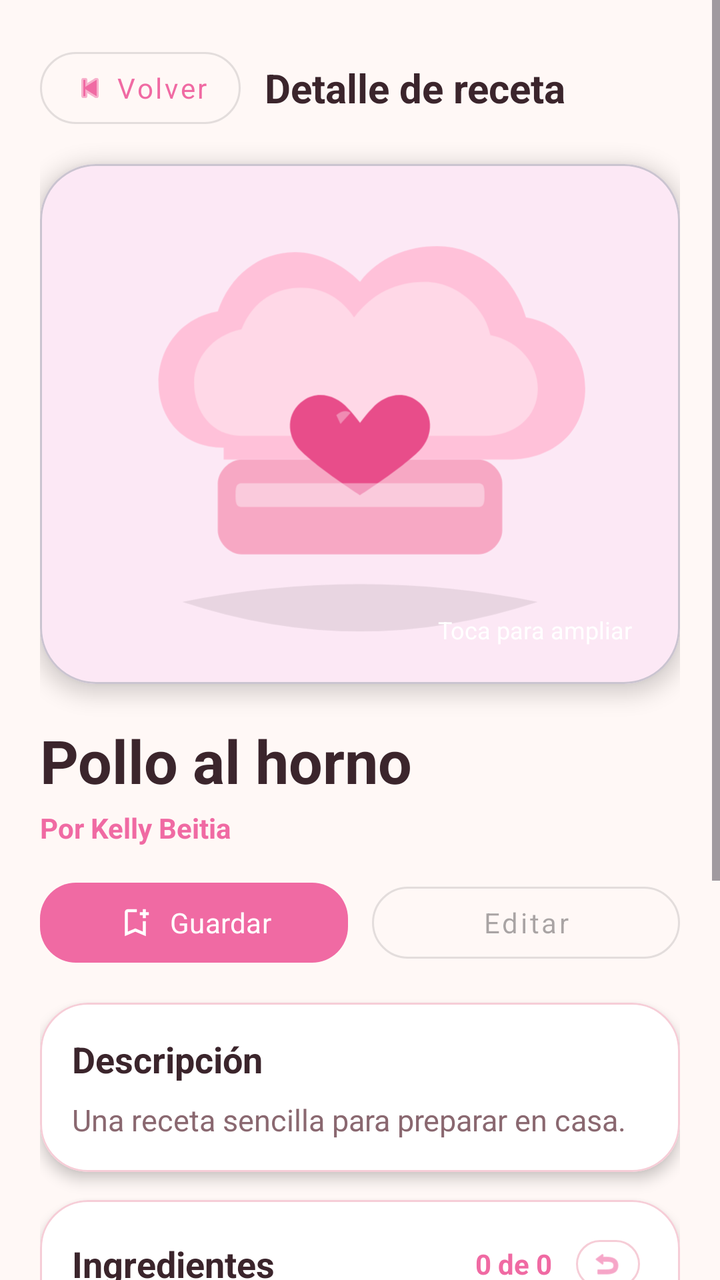
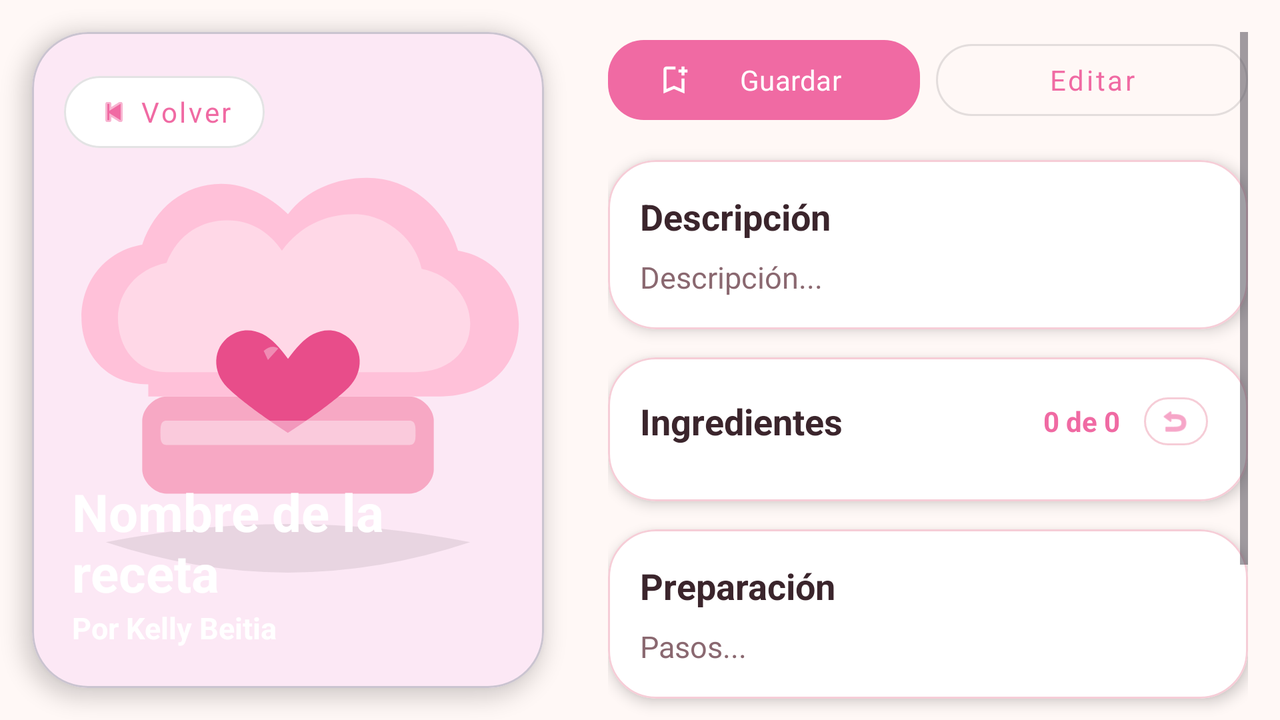

Two renders of one Android screen. The first uses the default layout on a phone; the second uses the alternative layout the repository ships for a different screen configuration, on a matching device. The two XML files are below.
<!-- AndroidManifest.xml: application theme Theme.Recetario -->
<!-- res/layout/fragment_recipe_detail.xml -->
<?xml version="1.0" encoding="utf-8"?>
<FrameLayout
    xmlns:android="http://schemas.android.com/apk/res/android"
    xmlns:app="http://schemas.android.com/apk/res-auto"
    xmlns:tools="http://schemas.android.com/tools"
    android:layout_width="match_parent"
    android:layout_height="match_parent"
    android:background="@color/recipe_background">

    <ScrollView
        android:layout_width="match_parent"
        android:layout_height="match_parent"
        android:fillViewport="true">

        <LinearLayout
            android:layout_width="match_parent"
            android:layout_height="wrap_content"
            android:orientation="vertical"
            android:padding="20dp">

            <LinearLayout
                android:layout_width="match_parent"
                android:layout_height="wrap_content"
                android:gravity="center_vertical"
                android:orientation="horizontal"
                android:layout_marginBottom="14dp">

                <com.google.android.material.button.MaterialButton
                    android:id="@+id/btnVolverDetalle"
                    style="@style/Widget.MaterialComponents.Button.OutlinedButton"
                    android:layout_width="wrap_content"
                    android:layout_height="48dp"
                    android:text="Volver"
                    android:textAllCaps="false"
                    app:cornerRadius="18dp"
                    app:icon="@android:drawable/ic_media_previous"
                    app:iconGravity="textStart" />

                <TextView
                    android:layout_width="0dp"
                    android:layout_height="wrap_content"
                    android:layout_marginStart="12dp"
                    android:layout_weight="1"
                    android:text="Detalle de receta"
                    android:textColor="@color/recipe_text_primary"
                    android:textSize="20sp"
                    android:textStyle="bold" />
            </LinearLayout>

            <com.google.android.material.card.MaterialCardView
                android:layout_width="match_parent"
                android:layout_height="260dp"
                app:cardCornerRadius="28dp"
                app:cardElevation="6dp">

                <FrameLayout
                    android:layout_width="match_parent"
                    android:layout_height="match_parent">

                    <ImageView
                        android:id="@+id/imgReceta"
                        android:layout_width="match_parent"
                        android:layout_height="match_parent"
                        android:contentDescription="Imagen de la receta"
                        android:scaleType="centerCrop"
                        android:src="@drawable/ic_launcher_foreground"
                        tools:src="@tools:sample/backgrounds/scenic" />

                    <TextView
                        android:layout_width="wrap_content"
                        android:layout_height="wrap_content"
                        android:layout_gravity="bottom|end"
                        android:layout_margin="12dp"
                        android:background="@drawable/bg_zoom_hint"
                        android:paddingStart="12dp"
                        android:paddingTop="7dp"
                        android:paddingEnd="12dp"
                        android:paddingBottom="7dp"
                        android:text="Toca para ampliar"
                        android:textColor="@android:color/white"
                        android:textSize="12sp" />
                </FrameLayout>
            </com.google.android.material.card.MaterialCardView>

            <TextView
                android:id="@+id/txtNombre"
                android:layout_width="match_parent"
                android:layout_height="wrap_content"
                android:layout_marginTop="18dp"
                android:textColor="@color/recipe_text_primary"
                android:textSize="30sp"
                android:textStyle="bold"
                tools:text="Pollo al horno" />

            <TextView
                android:id="@+id/txtUsuario"
                android:layout_width="match_parent"
                android:layout_height="wrap_content"
                android:layout_marginTop="4dp"
                android:textColor="@color/recipe_primary"
                android:textSize="14sp"
                android:textStyle="bold"
                tools:text="Por Kelly Beitia" />

            <LinearLayout
                android:layout_width="match_parent"
                android:layout_height="wrap_content"
                android:layout_marginTop="14dp"
                android:orientation="horizontal">

                <com.google.android.material.button.MaterialButton
                    android:id="@+id/btnFavorito"
                    android:layout_width="0dp"
                    android:layout_height="wrap_content"
                    android:layout_marginEnd="6dp"
                    android:layout_weight="1"
                    android:text="Guardar"
                    android:textAllCaps="false"
                    app:cornerRadius="18dp"
                    app:icon="@drawable/outline_bookmark_add_24"
                    app:iconGravity="textStart" />

                <com.google.android.material.button.MaterialButton
                    android:id="@+id/btnEditarReceta"
                    style="@style/Widget.MaterialComponents.Button.OutlinedButton"
                    android:layout_width="0dp"
                    android:layout_height="wrap_content"
                    android:layout_marginStart="6dp"
                    android:layout_weight="1"
                    android:enabled="false"
                    android:text="Editar"
                    android:textAllCaps="false"
                    android:visibility="gone"
                    app:cornerRadius="18dp"
                    tools:visibility="visible" />
            </LinearLayout>

            <com.google.android.material.card.MaterialCardView
                android:layout_width="match_parent"
                android:layout_height="wrap_content"
                android:layout_marginTop="16dp"
                app:cardBackgroundColor="@color/recipe_surface"
                app:cardCornerRadius="24dp"
                app:cardElevation="4dp"
                app:strokeColor="@color/recipe_outline"
                app:strokeWidth="1dp">

                <LinearLayout
                    android:layout_width="match_parent"
                    android:layout_height="wrap_content"
                    android:orientation="vertical"
                    android:padding="16dp">

                    <TextView
                        android:layout_width="match_parent"
                        android:layout_height="wrap_content"
                        android:text="Descripción"
                        android:textColor="@color/recipe_text_primary"
                        android:textSize="18sp"
                        android:textStyle="bold" />

                    <TextView
                        android:id="@+id/txtDescripcion"
                        android:layout_width="match_parent"
                        android:layout_height="wrap_content"
                        android:layout_marginTop="8dp"
                        android:lineSpacingExtra="3dp"
                        android:textColor="@color/recipe_text_secondary"
                        android:textSize="15sp"
                        tools:text="Una receta sencilla para preparar en casa." />
                </LinearLayout>
            </com.google.android.material.card.MaterialCardView>

            <com.google.android.material.card.MaterialCardView
                android:layout_width="match_parent"
                android:layout_height="wrap_content"
                android:layout_marginTop="14dp"
                app:cardBackgroundColor="@color/recipe_surface"
                app:cardCornerRadius="24dp"
                app:cardElevation="4dp"
                app:strokeColor="@color/recipe_outline"
                app:strokeWidth="1dp">

                <LinearLayout
                    android:layout_width="match_parent"
                    android:layout_height="wrap_content"
                    android:orientation="vertical"
                    android:padding="16dp">

                    <LinearLayout
                        android:layout_width="match_parent"
                        android:layout_height="wrap_content"
                        android:orientation="horizontal"
                        android:gravity="center_vertical">

                        <TextView
                            android:layout_width="0dp"
                            android:layout_height="wrap_content"
                            android:layout_weight="1"
                            android:text="Ingredientes"
                            android:textColor="@color/recipe_text_primary"
                            android:textSize="18sp"
                            android:textStyle="bold" />

                        <TextView
                            android:id="@+id/tvProgress"
                            android:layout_width="wrap_content"
                            android:layout_height="wrap_content"
                            android:text="0 de 0"
                            android:textColor="@color/recipe_primary"
                            android:textSize="14sp"
                            android:textStyle="bold"
                            android:layout_marginEnd="8dp" />

                        <com.google.android.material.button.MaterialButton
                            android:id="@+id/btnResetChecklist"
                            style="@style/Widget.Material3.Button.IconButton.Outlined"
                            android:layout_width="40dp"
                            android:layout_height="32dp"
                            android:padding="0dp"
                            app:iconGravity="textStart"
                            app:icon="@android:drawable/ic_menu_revert"
                            app:iconPadding="1dp"
                            app:iconSize="16dp"
                            app:strokeColor="@color/recipe_outline" />
                    </LinearLayout>

                    <LinearLayout
                        android:id="@+id/contenedorChecklist"
                        android:layout_width="match_parent"
                        android:layout_height="wrap_content"
                        android:layout_marginTop="8dp"
                        android:orientation="vertical" />
                </LinearLayout>
            </com.google.android.material.card.MaterialCardView>

            <com.google.android.material.card.MaterialCardView
                android:layout_width="match_parent"
                android:layout_height="wrap_content"
                android:layout_marginTop="14dp"
                android:layout_marginBottom="16dp"
                app:cardBackgroundColor="@color/recipe_surface"
                app:cardCornerRadius="24dp"
                app:cardElevation="4dp"
                app:strokeColor="@color/recipe_outline"
                app:strokeWidth="1dp">

                <LinearLayout
                    android:layout_width="match_parent"
                    android:layout_height="wrap_content"
                    android:orientation="vertical"
                    android:padding="16dp">

                    <TextView
                        android:layout_width="match_parent"
                        android:layout_height="wrap_content"
                        android:text="Preparación"
                        android:textColor="@color/recipe_text_primary"
                        android:textSize="18sp"
                        android:textStyle="bold" />

                    <TextView
                        android:id="@+id/txtProceso"
                        android:layout_width="match_parent"
                        android:layout_height="wrap_content"
                        android:layout_marginTop="8dp"
                        android:lineSpacingExtra="5dp"
                        android:textColor="@color/recipe_text_secondary"
                        android:textSize="15sp"
                        tools:text="1. Mezclar ingredientes.\n\n2. Hornear por 30 minutos." />
                </LinearLayout>
            </com.google.android.material.card.MaterialCardView>

            <com.google.android.material.button.MaterialButton
                android:id="@+id/btnEliminarReceta"
                style="@style/Widget.MaterialComponents.Button.OutlinedButton"
                android:layout_width="match_parent"
                android:layout_height="54dp"
                android:layout_marginBottom="24dp"
                android:enabled="false"
                android:text="Eliminar receta"
                android:textAllCaps="false"
                android:textColor="@color/recipe_error"
                android:visibility="gone"
                app:cornerRadius="18dp"
                app:strokeColor="@color/recipe_error"
                tools:visibility="visible" />
        </LinearLayout>
    </ScrollView>

    <FrameLayout
        android:id="@+id/layoutZoom"
        android:layout_width="match_parent"
        android:layout_height="match_parent"
        android:background="#E6000000"
        android:clickable="true"
        android:focusable="true"
        android:visibility="gone">

        <ImageView
            android:id="@+id/imgZoom"
            android:layout_width="match_parent"
            android:layout_height="match_parent"
            android:contentDescription="Imagen ampliada"
            android:scaleType="fitCenter" />

        <TextView
            android:layout_width="wrap_content"
            android:layout_height="wrap_content"
            android:layout_gravity="bottom|center_horizontal"
            android:layout_margin="24dp"
            android:background="@drawable/bg_zoom_hint"
            android:paddingStart="14dp"
            android:paddingTop="8dp"
            android:paddingEnd="14dp"
            android:paddingBottom="8dp"
            android:text="Doble toque o pinza para acercar"
            android:textColor="@android:color/white"
            android:textSize="12sp" />

        <com.google.android.material.button.MaterialButton
            android:id="@+id/btnCerrarZoom"
            style="@style/Widget.MaterialComponents.Button.OutlinedButton"
            android:layout_width="wrap_content"
            android:layout_height="48dp"
            android:layout_gravity="top|end"
            android:layout_margin="20dp"
            android:backgroundTint="@android:color/transparent"
            android:text="Cerrar"
            android:textAllCaps="false"
            android:textColor="@android:color/white"
            app:cornerRadius="18dp"
            app:strokeColor="@android:color/white" />
    </FrameLayout>

</FrameLayout>
<!-- resources referenced by this layout -->
<resources>
  <color name="recipe_background">#FFF8F6</color>
  <color name="recipe_error">#B3261E</color>
  <color name="recipe_outline">#F6CDD7</color>
  <color name="recipe_primary">#F06AA3</color>
  <color name="recipe_surface">#FFFFFFFF</color>
  <color name="recipe_text_primary">#3B252C</color>
  <color name="recipe_text_secondary">#8A6870</color>
  <!-- drawable outline_bookmark_add_24 (drawable) -->
  <vector xmlns:android="http://schemas.android.com/apk/res/android" android:height="24dp" android:tint="#000000" android:viewportHeight="960" android:viewportWidth="960" android:width="24dp">
        
      <path android:fillColor="@android:color/white" android:pathData="M200,840L200,200Q200,167 223.5,143.5Q247,120 280,120L520,120Q520,143 520,160Q520,177 520,200L280,200Q280,200 280,200Q280,200 280,200L280,718L480,632L680,718L680,440Q703,440 720,440Q737,440 760,440L760,840L480,720L200,840ZM280,200L280,200Q280,200 280,200Q280,200 280,200L520,200Q520,200 520,200Q520,200 520,200Q520,200 520,200Q520,200 520,200L520,200L480,200L280,200ZM680,360L680,280L600,280L600,200L680,200L680,120L760,120L760,200L840,200L840,280L760,280L760,360L680,360Z"/>
      
  </vector>
  <style name="Theme.Recetario" parent="Base.Theme.Recetario" />
  <style name="Base.Theme.Recetario" parent="Theme.Material3.DayNight.NoActionBar">
          <item name="colorPrimary">@color/recipe_primary</item>
          <item name="colorOnPrimary">@color/white</item>
          <item name="colorSecondary">@color/recipe_secondary</item>
          <item name="colorOnSecondary">@color/white</item>
          <item name="android:windowBackground">@color/recipe_background</item>
          <item name="android:windowLightStatusBar">true</item>
          <item name="android:navigationBarColor">@color/recipe_surface</item>
          <item name="android:windowLightNavigationBar">true</item>
          <item name="android:enforceNavigationBarContrast" tools:targetApi="q">false</item>
          <item name="android:navigationBarDividerColor">@color/recipe_surface</item>
          <item name="android:statusBarColor">@color/recipe_background</item>
          <item name="android:fontFamily">sans-serif</item>
      </style>
  <color name="white">#FFFFFFFF</color>
  <color name="recipe_secondary">#F4A54D</color>
  <!-- some entries are left out for length -->
</resources>
<!-- res/layout-land/fragment_recipe_detail.xml (the repository's variant of the layout above) -->
<!-- drawn on the phone turned sideways -->
<?xml version="1.0" encoding="utf-8"?>
<androidx.constraintlayout.widget.ConstraintLayout
    xmlns:android="http://schemas.android.com/apk/res/android"
    xmlns:app="http://schemas.android.com/apk/res-auto"
    xmlns:tools="http://schemas.android.com/tools"
    android:layout_width="match_parent"
    android:layout_height="match_parent"
    android:background="@color/recipe_background">

    
    <com.google.android.material.card.MaterialCardView
        android:id="@+id/cardImageDetail"
        android:layout_width="0dp"
        android:layout_height="0dp"
        android:layout_margin="16dp"
        app:cardCornerRadius="28dp"
        app:cardElevation="6dp"
        app:layout_constraintBottom_toBottomOf="parent"
        app:layout_constraintEnd_toStartOf="@+id/guidelineVertical"
        app:layout_constraintStart_toStartOf="parent"
        app:layout_constraintTop_toTopOf="parent">

        <FrameLayout
            android:layout_width="match_parent"
            android:layout_height="match_parent">

            <ImageView
                android:id="@+id/imgReceta"
                android:layout_width="match_parent"
                android:layout_height="match_parent"
                android:scaleType="centerCrop"
                android:src="@drawable/ic_launcher_foreground" />

            <View
                android:layout_width="match_parent"
                android:layout_height="160dp"
                android:layout_gravity="bottom"
                android:background="@drawable/bg_zoom_hint"
                android:alpha="0.8"/>

            <LinearLayout
                android:layout_width="match_parent"
                android:layout_height="wrap_content"
                android:layout_gravity="bottom"
                android:orientation="vertical"
                android:padding="20dp">

                <TextView
                    android:id="@+id/txtNombre"
                    android:layout_width="match_parent"
                    android:layout_height="wrap_content"
                    android:textColor="@android:color/white"
                    android:textSize="26sp"
                    android:textStyle="bold"
                    tools:text="Nombre de la receta" />

                
                <TextView
                    android:id="@+id/txtUsuario"
                    android:layout_width="match_parent"
                    android:layout_height="wrap_content"
                    android:textColor="@android:color/white"
                    android:textSize="15sp"
                    android:textStyle="bold"
                    tools:text="Por Kelly Beitia" />
            </LinearLayout>

            <com.google.android.material.button.MaterialButton
                android:id="@+id/btnVolverDetalle"
                style="@style/Widget.MaterialComponents.Button.OutlinedButton"
                android:layout_width="wrap_content"
                android:layout_height="48dp"
                android:layout_margin="16dp"
                android:text="Volver"
                android:textAllCaps="false"
                android:backgroundTint="@color/recipe_surface"
                app:cornerRadius="18dp"
                app:icon="@android:drawable/ic_media_previous"
                app:iconGravity="textStart" />
        </FrameLayout>
    </com.google.android.material.card.MaterialCardView>

    <androidx.constraintlayout.widget.Guideline
        android:id="@+id/guidelineVertical"
        android:layout_width="wrap_content"
        android:layout_height="wrap_content"
        android:orientation="vertical"
        app:layout_constraintGuide_percent="0.45" />

    
    <ScrollView
        android:layout_width="0dp"
        android:layout_height="0dp"
        android:clipToPadding="false"
        android:padding="16dp"
        app:layout_constraintBottom_toBottomOf="parent"
        app:layout_constraintEnd_toEndOf="parent"
        app:layout_constraintStart_toEndOf="@+id/guidelineVertical"
        app:layout_constraintTop_toTopOf="parent">

        <LinearLayout
            android:layout_width="match_parent"
            android:layout_height="wrap_content"
            android:orientation="vertical">

            <LinearLayout
                android:layout_width="match_parent"
                android:layout_height="wrap_content"
                android:orientation="horizontal"
                android:layout_marginBottom="16dp">

                <com.google.android.material.button.MaterialButton
                    android:id="@+id/btnFavorito"
                    android:layout_width="0dp"
                    android:layout_height="wrap_content"
                    android:layout_weight="1"
                    android:layout_marginEnd="8dp"
                    android:text="Guardar"
                    android:textAllCaps="false"
                    app:cornerRadius="18dp"
                    app:icon="@drawable/outline_bookmark_add_24" />

                <com.google.android.material.button.MaterialButton
                    android:id="@+id/btnEditarReceta"
                    style="@style/Widget.MaterialComponents.Button.OutlinedButton"
                    android:layout_width="0dp"
                    android:layout_height="wrap_content"
                    android:layout_weight="1"
                    android:text="Editar"
                    android:textAllCaps="false"
                    android:visibility="gone"
                    app:cornerRadius="18dp"
                    tools:visibility="visible" />
            </LinearLayout>

            
            <com.google.android.material.card.MaterialCardView
                android:layout_width="match_parent"
                android:layout_height="wrap_content"
                android:layout_marginBottom="14dp"
                app:cardBackgroundColor="@color/recipe_surface"
                app:cardCornerRadius="24dp"
                app:cardElevation="4dp"
                app:strokeColor="@color/recipe_outline"
                app:strokeWidth="1dp">
                <LinearLayout
                    android:layout_width="match_parent"
                    android:layout_height="wrap_content"
                    android:orientation="vertical"
                    android:padding="16dp">
                    <TextView
                        android:layout_width="match_parent"
                        android:layout_height="wrap_content"
                        android:text="Descripción"
                        android:textColor="@color/recipe_text_primary"
                        android:textSize="18sp"
                        android:textStyle="bold" />
                    <TextView
                        android:id="@+id/txtDescripcion"
                        android:layout_width="match_parent"
                        android:layout_height="wrap_content"
                        android:layout_marginTop="8dp"
                        android:textColor="@color/recipe_text_secondary"
                        android:textSize="15sp"
                        tools:text="Descripción..." />
                </LinearLayout>
            </com.google.android.material.card.MaterialCardView>

            <com.google.android.material.card.MaterialCardView
                android:layout_width="match_parent"
                android:layout_height="wrap_content"
                android:layout_marginBottom="14dp"
                app:cardBackgroundColor="@color/recipe_surface"
                app:cardCornerRadius="24dp"
                app:cardElevation="4dp"
                app:strokeColor="@color/recipe_outline"
                app:strokeWidth="1dp">
                <LinearLayout
                    android:layout_width="match_parent"
                    android:layout_height="wrap_content"
                    android:orientation="vertical"
                    android:padding="16dp">
                    <LinearLayout
                        android:layout_width="match_parent"
                        android:layout_height="wrap_content"
                        android:orientation="horizontal"
                        android:gravity="center_vertical">
                        <TextView
                            android:layout_width="0dp"
                            android:layout_height="wrap_content"
                            android:layout_weight="1"
                            android:text="Ingredientes"
                            android:textColor="@color/recipe_text_primary"
                            android:textSize="18sp"
                            android:textStyle="bold" />
                        <TextView
                            android:id="@+id/tvProgress"
                            android:layout_width="wrap_content"
                            android:layout_height="wrap_content"
                            android:text="0 de 0"
                            android:textColor="@color/recipe_primary"
                            android:textSize="14sp"
                            android:textStyle="bold"
                            android:layout_marginEnd="8dp" />
                        <com.google.android.material.button.MaterialButton
                            android:id="@+id/btnResetChecklist"
                            style="@style/Widget.Material3.Button.IconButton.Outlined"
                            android:layout_width="40dp"
                            android:layout_height="32dp"
                            android:padding="0dp"
                            app:iconGravity="textStart"
                            app:icon="@android:drawable/ic_menu_revert"
                            app:iconPadding="1dp"
                            app:iconSize="16dp"
                            app:strokeColor="@color/recipe_outline" />
                    </LinearLayout>
                    <LinearLayout
                        android:id="@+id/contenedorChecklist"
                        android:layout_width="match_parent"
                        android:layout_height="wrap_content"
                        android:layout_marginTop="8dp"
                        android:orientation="vertical" />
                </LinearLayout>
            </com.google.android.material.card.MaterialCardView>

            <com.google.android.material.card.MaterialCardView
                android:layout_width="match_parent"
                android:layout_height="wrap_content"
                android:layout_marginBottom="16dp"
                app:cardBackgroundColor="@color/recipe_surface"
                app:cardCornerRadius="24dp"
                app:cardElevation="4dp"
                app:strokeColor="@color/recipe_outline"
                app:strokeWidth="1dp">
                <LinearLayout
                    android:layout_width="match_parent"
                    android:layout_height="wrap_content"
                    android:orientation="vertical"
                    android:padding="16dp">
                    <TextView
                        android:layout_width="match_parent"
                        android:layout_height="wrap_content"
                        android:text="Preparación"
                        android:textColor="@color/recipe_text_primary"
                        android:textSize="18sp"
                        android:textStyle="bold" />
                    <TextView
                        android:id="@+id/txtProceso"
                        android:layout_width="match_parent"
                        android:layout_height="wrap_content"
                        android:layout_marginTop="8dp"
                        android:lineSpacingExtra="5dp"
                        android:textColor="@color/recipe_text_secondary"
                        android:textSize="15sp"
                        tools:text="Pasos..." />
                </LinearLayout>
            </com.google.android.material.card.MaterialCardView>

            <com.google.android.material.button.MaterialButton
                android:id="@+id/btnEliminarReceta"
                style="@style/Widget.MaterialComponents.Button.OutlinedButton"
                android:layout_width="match_parent"
                android:layout_height="54dp"
                android:layout_marginBottom="24dp"
                android:text="Eliminar receta"
                android:textAllCaps="false"
                android:textColor="@color/recipe_error"
                android:visibility="gone"
                app:cornerRadius="18dp"
                app:strokeColor="@color/recipe_error"
                tools:visibility="visible" />
        </LinearLayout>
    </ScrollView>

    <FrameLayout
        android:id="@+id/layoutZoom"
        android:layout_width="match_parent"
        android:layout_height="match_parent"
        android:background="#E6000000"
        android:visibility="gone"
        android:elevation="10dp"
        android:clickable="true"
        android:focusable="true">
        <ImageView
            android:id="@+id/imgZoom"
            android:layout_width="match_parent"
            android:layout_height="match_parent"
            android:contentDescription="Imagen ampliada"
            android:scaleType="fitCenter" />
        <com.google.android.material.button.MaterialButton
            android:id="@+id/btnCerrarZoom"
            style="@style/Widget.MaterialComponents.Button.TextButton"
            android:layout_width="wrap_content"
            android:layout_height="wrap_content"
            android:layout_gravity="top|end"
            android:layout_margin="16dp"
            android:text="Cerrar"
            android:textColor="@android:color/white" />
    </FrameLayout>
</androidx.constraintlayout.widget.ConstraintLayout>
